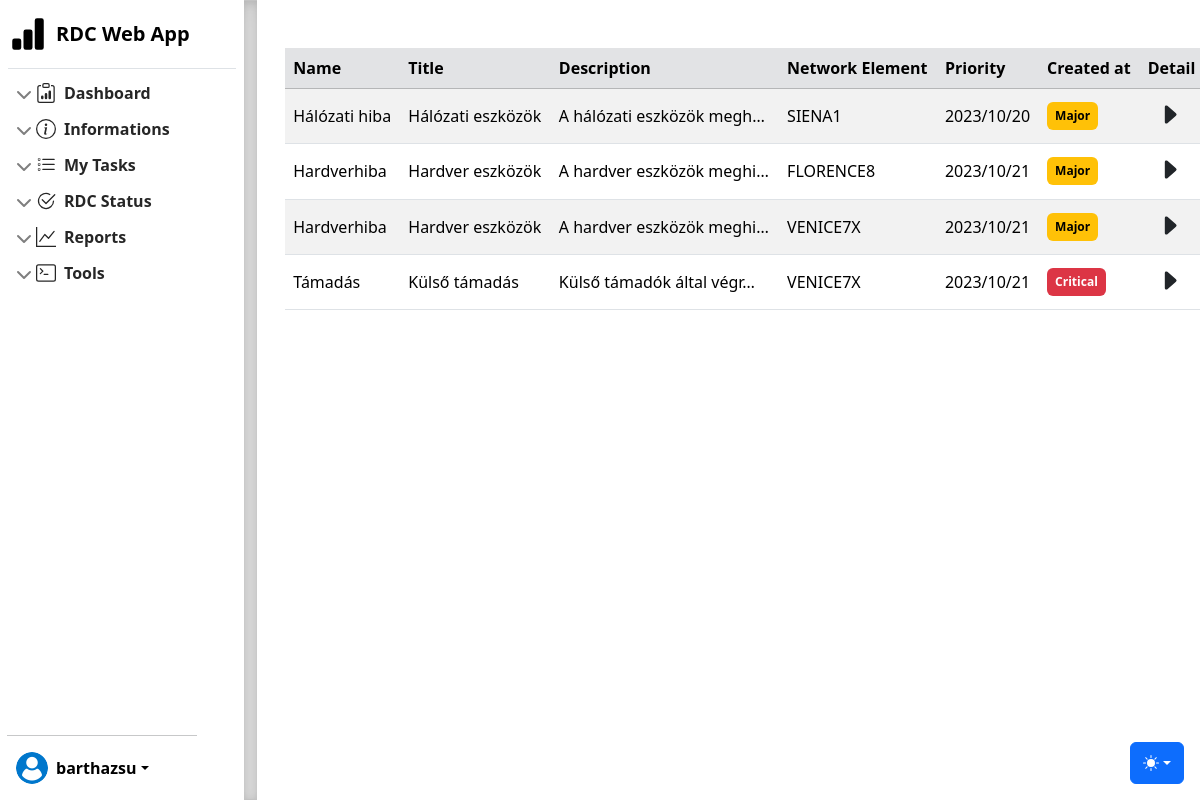
/ (signed in), run on the app's committed database.
### dashboard/models.py (models this page shows, shortened)
class Alarm(models.Model):
    class Priority(models.TextChoices):
        CRITICAL = 'CR', 'Critical'
        MAJOR  = 'MJ', 'Major'
        MINOR = 'MN', 'Minor'
    type = models.ForeignKey(AlarmType, null=True, on_delete=models.PROTECT, related_name='alarm_type')
    check_result = models.BooleanField()
    ack = models.BooleanField()
    created_at = models.DateTimeField()
    cell = models.ForeignKey(Cell, null=True, blank=True, on_delete=models.PROTECT, related_name='alarm_cell')
    site = models.ForeignKey(Site, null=True, blank=True, on_delete=models.PROTECT,
                             related_name='alarm_site', verbose_name='Site/Object')
    priority = models.CharField(max_length=2, choices=Priority.choices, default=Priority.MAJOR)
    objects = models.Manager()
    not_ack_alarm = NotAckAlarm()
    class Meta:
        ordering = ['created_at']
        indexes = [models.Index(fields=['created_at'])]
    def get_absolute_url(self):
        return reverse('dashboard:alarm_detail', args=[self.id])
    def get_priority_css_class(self):
        css_classes = {
            self.Priority.CRITICAL: 'badge text-bg-danger',
            self.Priority.MAJOR: 'badge text-bg-warning',
            self.Priority.MINOR: 'badge text-bg-info',
        }
        return css_classes.get(self.priority, 'badge text-bg-primary')

class AlarmType(models.Model):
    name = models.CharField(max_length=50)
    title = models.CharField(max_length=200)
    description = models.TextField()
    class Meta:
        ordering = ['name']
        indexes = [models.Index(fields=['name'])]

class Site(models.Model):
    name = models.CharField(max_length=50, unique=True)
    hw_type = models.ForeignKey(HwType, null=True, on_delete=models.PROTECT)
    oss = models.IntegerField()
    site_controller = models.ForeignKey(SiteController, null=True, on_delete=models.PROTECT)
    territorial_division = models.ForeignKey(TerritorialDivision, null=True, on_delete=models.PROTECT)
    class Meta:
        ordering = ['name']
        indexes = [models.Index(fields=['name'])]

### dashboard/views.py (the view)
# urls.py: path('', views.AlarmListView.as_view(), name='index'),
class AlarmListView(LoginRequiredMixin, ListView):
    queryset = Alarm.not_ack_alarm.all()
    context_object_name = 'alarms'
    template_name = 'dashboard/index.html'

### dashboard/templates/dashboard/index.html (shortened to what this page needs)
{% extends "dashboard/base.html" %}
{% block content %}
<div class="">
    <div class="container">
        <table class="table table-striped table-hover align-middle mx-3 my-5">
            <thead class="table-secondary">
                <tr>
                    <th scope="col">Name</th>
                    <th scope="col">Title</th>
                    <th scope="col">Description</th>
                    <th scope="col">Network Element</th>
                    <th scope="col">Priority</th>
                    <th scope="col">Created at</th>
                    <th scope="col">Detail</th>
                </tr>
            </thead>
            <tbody>
                {% for alarm in alarms %}
                    <tr>
                        <td>
                            <div class="">
                                {{ alarm.type.name }}
                            </div>
                        </td>
                        <td>
                            <div class="">
                                {{ alarm.type.title }}
                            </div>
                        </td>
                        <td>
                            <div class="">
                                {{ alarm.type.description|truncatechars:25 }}
                            </div>
                        </td>
                        <td>
                            <div class="">
                                {{ alarm.site.name }}
                            </div>
                        </td>
                        <td>
                            <div class="">
                                {{ alarm.created_at|date:"Y/m/d" }}
                            </div>
                        </td>
                        <td>
                            <div class="badge p-2 {{ alarm.get_priority_css_class }}">
                                {{ alarm.get_priority_display }}
                            </div>
                        </td>
                        <td>
                            <a href="{{ alarm.get_absolute_url }}" class="btn btn-sm">
                                <svg xmlns="http://www.w3.org/2000/svg" width="25" height="25" fill="currentColor" class="bi bi-bar-chart-fill" viewBox="0 0 16 16">
                                    <path d="m12.14 8.753-5.482 4.796c-.646.566-1.658.106-1.658-.753V3.204a1 1 0 0 1 1.659-.753l5.48 4.796a1 1 0 0 1 0 1.506z"/>
                                </svg>
                            </a>
                        </td>
                    </tr>
                {% endfor %}
            </tbody>
        </table>
    </div>
</div>
{% endblock %}

### dashboard/templates/dashboard/base.html (shortened to what this page needs)
{% load static %}
<!DOCTYPE html>
<html lang="en" data-bs-theme="dark">
    <head>
        <link href="{% static "css/bootstrap.min.css" %}" rel="stylesheet">
        <link href="{% static "css/base.css" %}" rel="stylesheet">
        <link href="{% static "css/sidebars.css" %}" rel="stylesheet">
    </head>
<body>
    <div class="dropdown position-fixed bottom-0 end-0 mb-3 me-3 bd-mode-toggle">
        <button class="btn btn-bd-primary py-2 dropdown-toggle d-flex align-items-center" id="bd-theme" type="button"
            aria-expanded="false" data-bs-toggle="dropdown" aria-label="Toggle theme (auto)">
            <svg class="bi my-1 theme-icon-active" width="1em" height="1em"><use href="#circle-half"></use></svg>
        </button>
    </div>
    <main class="d-flex d-flex-nowrap">
        <div class="d-flex flex-column p-2" style="width: 250px;">
            <a href="{% url "dashboard:index" %}" class="d-flex align-items-center pt-2 pb-3 mb-2 link-body-emphasis text-decoration-none border-bottom">
                <svg class="bi pe-none me-2" width="40" height="36"><use xlink:href="#barchart"/></svg>
                <span class="fs-5 fw-semibold">RDC Web App</span>
            </a>
            <ul class="list-unstyled ps-0 overflow-auto" style="max-height: 85%;">
                <li class="mb-1">
                    <button class="btn btn-toggle d-inline-flex align-items-center rounded border-0 collapsed" data-bs-toggle="collapse" data-bs-target="#dashboard-collapse" aria-expanded="true">
                        <svg class="bi pe-none me-2" width="20" height="20"><use xlink:href="#dashboard"/></svg>
                        Dashboard
                    </button>
                </li>
                <li class="mb-1">
                    <button class="btn btn-toggle d-inline-flex align-items-center rounded border-0 collapsed" data-bs-toggle="collapse" data-bs-target="#help-collapse" aria-expanded="true">
                        <svg class="bi pe-none me-2" width="20" height="20"><use xlink:href="#help"/></svg>
                        Informations
                    </button>
                </li>
                <li class="mb-1">
                    <button class="btn btn-toggle d-inline-flex align-items-center rounded border-0 collapsed" data-bs-toggle="collapse" data-bs-target="#task-collapse" aria-expanded="true">
                        <svg class="bi pe-none me-2" width="20" height="20"><use xlink:href="#task"/></svg>
                        My Tasks
                    </button>
                </li>
                <li class="mb-1">
                    <button class="btn btn-toggle d-inline-flex align-items-center rounded border-0 collapsed" data-bs-toggle="collapse" data-bs-target="#status-collapse" aria-expanded="true">
                        <svg class="bi pe-none me-2" width="20" height="20"><use xlink:href="#status"/></svg>
                        RDC Status
                    </button>
                </li>
                <li class="mb-1">
                    <button class="btn btn-toggle d-inline-flex align-items-center rounded border-0 collapsed" data-bs-toggle="collapse" data-bs-target="#report-collapse" aria-expanded="true">
                        <svg class="bi pe-none me-2" width="20" height="20"><use xlink:href="#report"/></svg>
                        Reports
                    </button>
                </li>
                <li class="mb-1">
                    <button class="btn btn-toggle d-inline-flex align-items-center rounded border-0 collapsed" data-bs-toggle="collapse" data-bs-target="#tool-collapse" aria-expanded="true">
                        <svg class="bi pe-none me-2" width="20" height="20"><use xlink:href="#tool"/></svg>
                        Tools
                    </button>
                </li>
            </ul>
            <div class="dropdown pb-3 px-0" style="position: fixed; bottom: 0px;">
                <hr class="" style="width: 190px; margin-left: -1px;">
                <a href="#" class="d-flex align-items-center link-body-emphasis text-decoration-none dropdown-toggle px-2"
                    data-bs-toggle="dropdown" aria-expanded="false">
                    <img src="{% static "image/profile.png" %}" alt="" width="32" height="32" class="rounded-circle me-2">
                    {% if request.user.is_authenticated %}
                        <strong>{{ request.user.username }}</strong>
                    {% endif %}
                </a>
            </div>
        </div>
        <div class="b-example-divider b-example-vr"></div>
        {% block content %}
        {% endblock %}
    </main>
    <script src="{% static "js/sidebars.js" %}"></script></body>
</html>

### rdc/static/css/base.css (style rules this page uses)
.b-example-divider { width: 100%; height: 3rem; background-color: rgba(0, 0, 0, .1); border: solid rgba(0, 0, 0, .15); border-width: 1px 0; box-shadow: inset 0 .5em 1.5em rgba(0, 0, 0, .1), inset 0 .125em .5em rgba(0, 0, 0, .15); }
.b-example-vr { flex-shrink: 0; width: 0.8rem; height: 100vh; }
.bi { vertical-align: -.125em; fill: currentColor; }
.btn-bd-primary { --bd-violet-bg: #0d6dfd; --bd-violet-rgb: 112.520718, 44.062154, 249.437846; --bs-btn-font-weight: 600; --bs-btn-color: var(--bs-white); --bs-btn-bg: var(--bd-violet-bg); --bs-btn-border-color: var(--bd-violet-bg); --bs-btn-hover-color: var(--bs-white); --bs-btn-hover-bg: #6528e0; --bs-btn-hover-border-color: #6528e0; --bs-btn-focus-shadow-rgb: var(--bd-violet-rgb); --bs-btn-active-color: var(--bs-btn-hover-color); --bs-btn-active-bg: #5a23c8; --bs-btn-active-border-color: #5a23c8; }
.bd-mode-toggle { z-index: 1500; }

### rdc/static/css/sidebars.css (style rules this page uses)
body { min-height: 100vh; min-height: -webkit-fill-available; }
html { height: -webkit-fill-available; }
main { height: 100vh; height: -webkit-fill-available; max-height: 100vh; overflow-x: auto; overflow-y: hidden; }
.dropdown-toggle { outline: 0; }
.btn-toggle { padding: .25rem .5rem; font-weight: 600; color: var(--bs-emphasis-color); background-color: transparent; }
.btn-toggle::before { width: 1.25em; line-height: 0; transition: transform .35s ease; transform-origin: .5em 50%; }
.btn-toggle[aria-expanded="true"] { color: rgba(var(--bs-emphasis-color-rgb), .85); }
.btn-toggle[aria-expanded="true"]::before { transform: rotate(90deg); }

### data on the page
Alarm: type.name "Hálózati hiba", type "Hálózati eszközök", type.description "A hálózati eszközök megh…", site.name "SIENA1", created_at "2023/10/20", priority "Major"
Alarm: type.name "Hardverhiba", type "Hardver eszközök", type.description "A hardver eszközök meghi…", site.name "FLORENCE8", created_at "2023/10/21", priority "Major"
Alarm: type.name "Hardverhiba", type "Hardver eszközök", type.description "A hardver eszközök meghi…", site.name "VENICE7X", created_at "2023/10/21", priority "Major"
Alarm: type.name "Támadás", type "Külső támadás", type.description "Külső támadók által végr…", site.name "VENICE7X", created_at "2023/10/21", priority "Critical"

### other printed values
{{ request.user.username }} "barthazsu"
